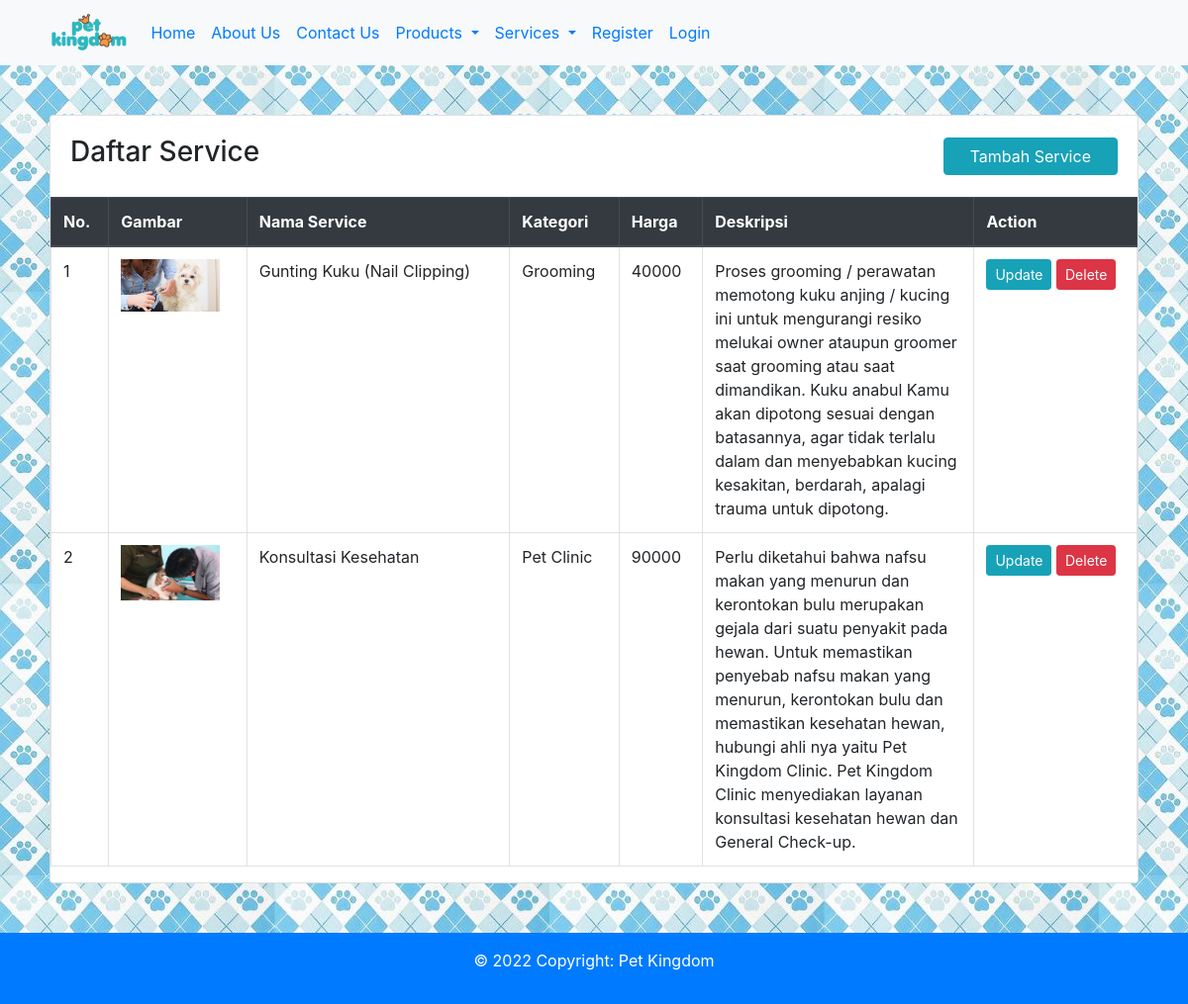
The page /crudservice.php on the database its author committed.
### tables this page shows
CREATE TABLE `services` (
  `idservice` int(11) NOT NULL,
  `idkategoriserv` int(11) NOT NULL,
  `namaservice` varchar(100) NOT NULL,
  `gambar` varchar(100) NOT NULL,
  `harga` int(20) NOT NULL,
  `deskripsi` text NOT NULL
);

CREATE TABLE `kategori_service` (
  `idkategoriserv` int(11) NOT NULL,
  `namakategoriserv` varchar(50) NOT NULL,
  `icon` varchar(100) NOT NULL
);

### crudservice.php (the view, shortened to what this page needs)
<?php
	include 'dbconnect.php';
?>
<!DOCTYPE html>
<html lang="en">
<head>
  <link rel="stylesheet" href="dist/css/bootstrap.min.css">
</head>
<body>
  <nav class="navbar navbar-expand-sm bg-light sticky-top" >
    <a class="navbar-brand" href="home.php" style="padding-left:3%;"><img src="img/logo.png" height="40px"></a>
    <ul class="navbar-nav">
      <li class="nav-item">
        <a class="nav-link" href="home.php">Home</a>
      </li>
      <li class="nav-item">
        <a class="nav-link" href="about.php">About Us</a>
      </li>
      <li class="nav-item">
        <a class="nav-link" href="contact.php">Contact Us</a>
      </li>
      <li class="nav-item dropdown">
        <a class="nav-link dropdown-toggle" href="#" id="navbardrop" data-toggle="dropdown">
          Products
        </a>
      </li>
      <li class="nav-item dropdown">
        <a class="nav-link dropdown-toggle" href="#" id="navbardrop" data-toggle="dropdown">
          Services
        </a>
      </li>
      <?php
				if(!isset($_SESSION['log'])){
					echo '
					<li class="nav-item"><a class="nav-link" href="daftar.php">Register</a></li>
					<li class="nav-item"><a class="nav-link" href="login.php">Login</a></li>
					';
				}
				?>
    	</ul>
 	</nav>
   <div style="background-image: url(img/bgtiles.jpg); background-attachment: fixed; min-height:600px">
    <div style="padding: 50px;">
        <div class="card">
            <div class="card-body d-sm-flex justify-content-between align-items-center">
                <h3>Daftar Service</h3>
                <button data-toggle="modal" data-target="#tambah" class="btn btn-info col-md-2 float-right">Tambah Service</button>
            </div>
            <table id="dtBasicExample" class="table table-bordered display">
            <thead class="thead-dark">
                <tr>
                    <th scope="col">No.</th>
                    <th scope="col">Gambar</th>
                    <th scope="col">Nama Service</th>
                    <th scope="col">Kategori</th>
                    <th scope="col">Harga</th>
                    <th scope="col" width="25%">Deskripsi</th>
                    <th scope="col" width="15%">Action</th>
                </tr>
            </thead>
            <tbody>
            <?php
              $service=mysqli_query($connect,"SELECT * from kategori_service k, services s where k.idkategoriserv=s.idkategoriserv order by idservice ASC");
              $no=1;
              while($p=mysqli_fetch_array($service)){
            ?>
                <tr>
                    <td><?php echo $no++ ?></td>
                    <td><img src="<?php echo $p['gambar'] ?>" width="100px"></td>
                    <td><?php echo $p['namaservice'] ?></td>
                    <td><?php echo $p['namakategoriserv'] ?></td>
                    <td><?php echo $p['harga'] ?></td>
                    <td><?php echo $p['deskripsi'] ?></td>
                    <td>
                      <button class="btn btn-info btn-flat btn-sm" data-toggle="modal" data-target="#update<?php echo $p['idservice'] ?>">Update</button>
                      <button class="btn btn-danger btn-flat btn-sm" data-toggle="modal" data-target="#delete<?php echo $p['idservice'] ?>">Delete</button>
                    </td>
                </tr>
              <?php
                };
              ?>
            </tbody>
            </table>
        </div>
    </div>
</div>
<footer class="bg-primary text-center text-lg-start">
    <div class="text-center p-3">
      <p class="text-white">© 2022 Copyright: Pet Kingdom</p>
    </div>
  </footer>
</body>
</html>

### rows shown on the page
services: gambar (picture), namaservice "Gunting Kuku (Nail Clipping)", idkategoriserv.namakategoriserv "Grooming", harga "40000", deskripsi "Proses grooming / perawatan memotong kuku anjing / kucing ini untuk mengurangi resiko melukai owner ataupun groomer saat grooming atau saat dimandikan. Kuku anabul Kamu akan dipotong sesuai dengan batasannya, agar tidak terlalu dalam dan menyebabkan kucing kesakitan, berdarah, apalagi trauma untuk dipotong."
services: gambar (picture), namaservice "Konsultasi Kesehatan", idkategoriserv.namakategoriserv "Pet Clinic", harga "90000", deskripsi "Perlu diketahui bahwa nafsu makan yang menurun dan kerontokan bulu merupakan gejala dari suatu penyakit pada hewan. Untuk memastikan penyebab nafsu makan yang menurun, kerontokan bulu dan memastikan kesehatan hewan, hubungi ahli nya yaitu Pet Kingdom Clinic. Pet Kingdom Clinic menyediakan layanan konsultasi kesehatan hewan dan General Check-up."
